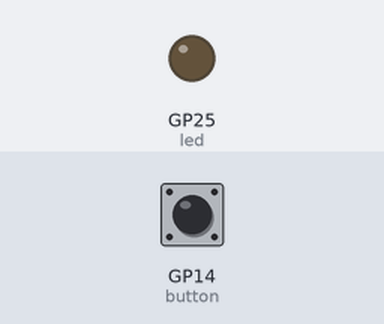
A program run on a simulated Raspberry Pi Pico running MicroPython. On the bench: output pins drawn as LEDs (lit = HIGH). Dashed ring = blinking. Inputs (shaded band) come from the test bench; at power-on: GP14 (button) LOW.

Above: at 1.2 s.
1.3 s: GP14 (button) pulled HIGH for 1 s
At 3.3 s:
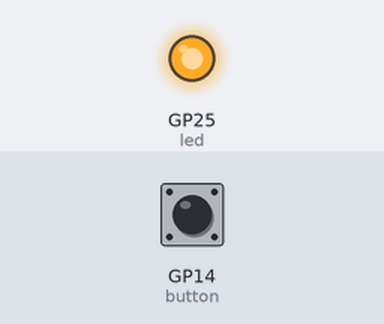
3.8 s: GP14 (button) pulled HIGH for 0.15 s
At 4.6 s:
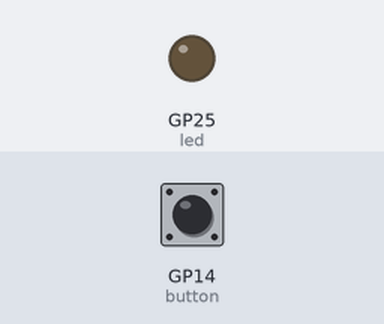
5.4 s: GP14 (button) pulled HIGH for 3.2 s
At 5.5 s:
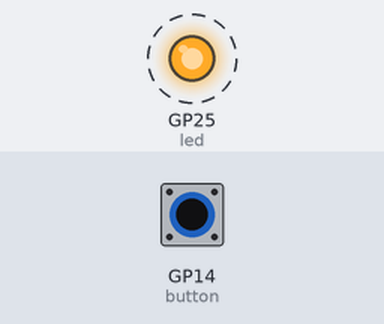
Timing chart, 0 to 9.9 s (numbered marks = the images above; inputs shaded):
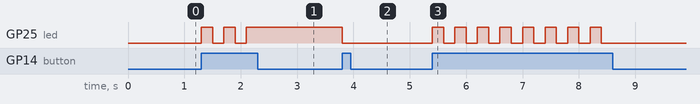

The program:

button_me.py
```python
from machine import Pin

import utime

button = Pin(14, Pin.IN, Pin.PULL_DOWN)
led = Pin(25, Pin.OUT)
while(True):
    if button.value() == 1:
        led.toggle()
        utime.sleep(.200) # try to wait for the human to react, reaction time is 150-300ms
```

Measured:
- after the input at 1.3 s, GP25 (led): alternates HIGH for 0.20 s and LOW for 0.20 s, 5 changes in all, then stays HIGH, starting at once
- after the input at 3.8 s, GP25 (led): HIGH → LOW at once
- after the input at 5.4 s, GP25 (led): alternates HIGH for 0.20 s and LOW for 0.20 s, 16 changes in all, then stays LOW, starting at once
